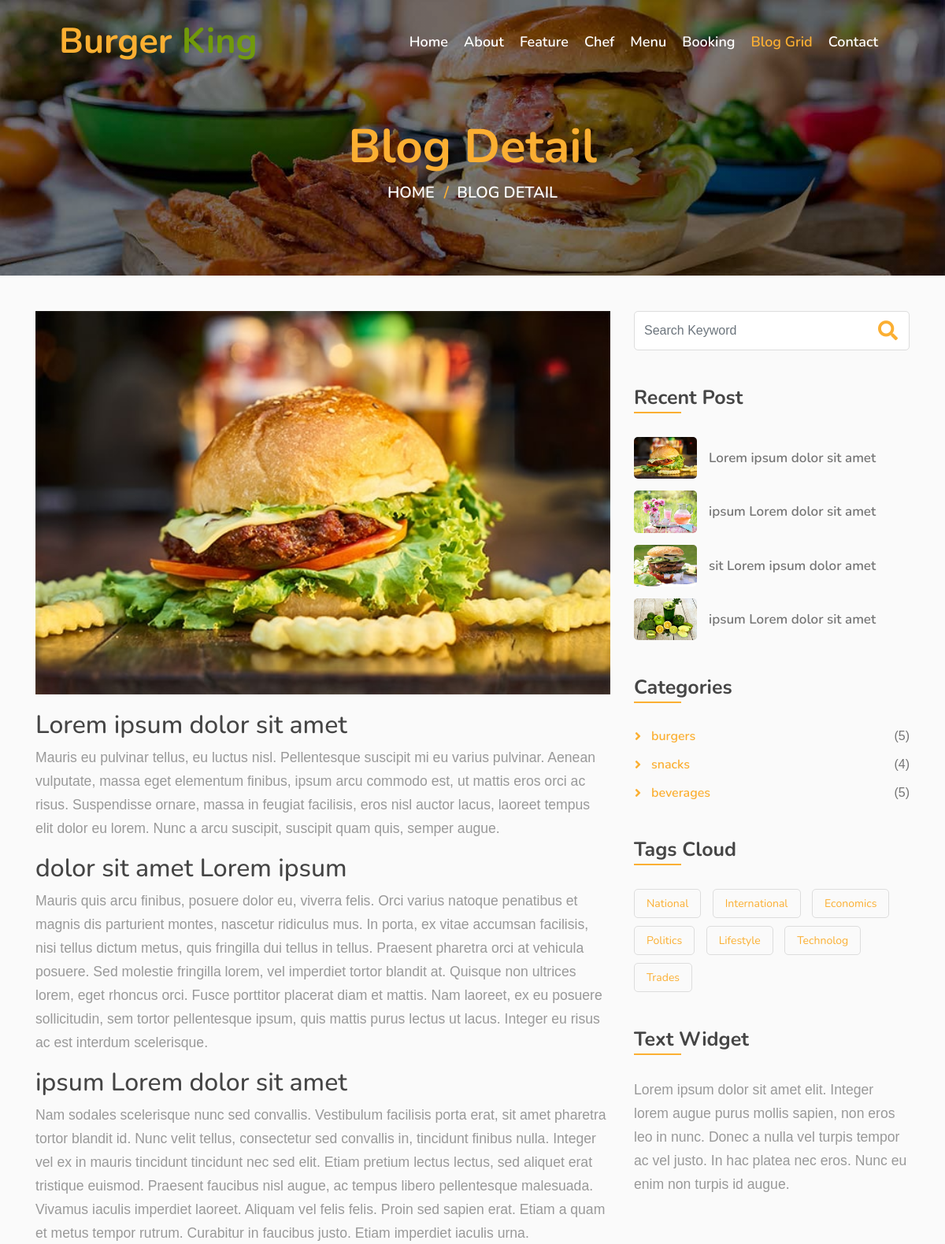
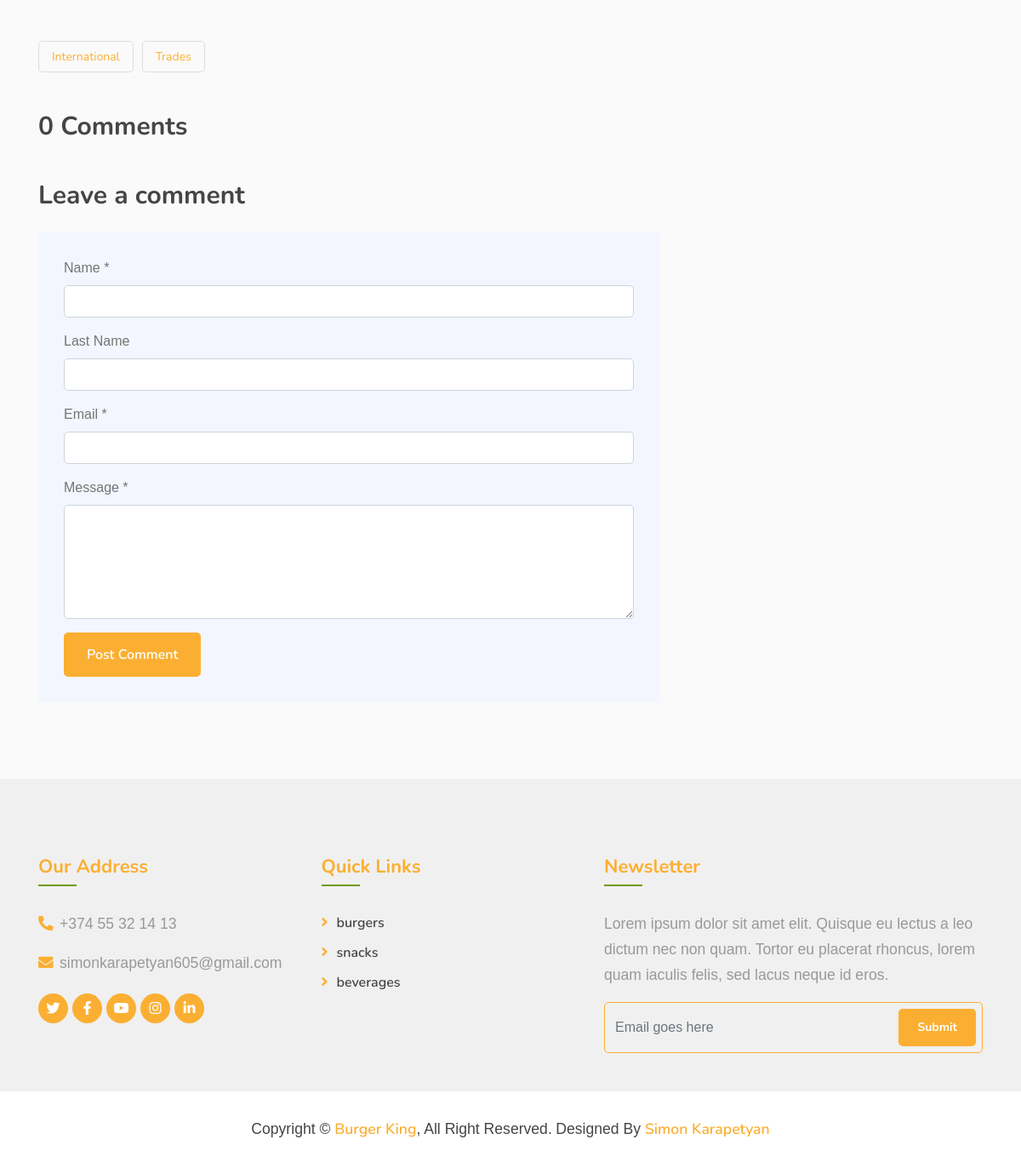
Page /single.php?id=1 on the committed database (2 pictures, top to bottom).
### tables this page shows
CREATE TABLE `food_blog` (
  `id` int(16) NOT NULL,
  `title1` varchar(256) NOT NULL,
  `title2` varchar(256) NOT NULL,
  `title3` varchar(256) NOT NULL,
  `info1` text NOT NULL,
  `info2` text NOT NULL,
  `info3` text NOT NULL,
  `img` varchar(128) NOT NULL,
  `categories` varchar(128) NOT NULL,
  `date` int(32) NOT NULL,
  `tag` text NOT NULL
);

CREATE TABLE `food_categories` (
  `id` int(16) NOT NULL,
  `name` varchar(128) NOT NULL,
  `info` text NOT NULL,
  `img` varchar(128) NOT NULL
);

CREATE TABLE `tags` (
  `id` int(16) NOT NULL,
  `name` varchar(256) NOT NULL
);

### single.php (the view, shortened to what this page needs)
<!DOCTYPE html>
<html lang="en">
<head>
    <link href="https://stackpath.bootstrapcdn.com/bootstrap/4.4.1/css/bootstrap.min.css" rel="stylesheet">
    <link href="https://cdnjs.cloudflare.com/ajax/libs/font-awesome/5.10.0/css/all.min.css" rel="stylesheet">
    <link href="lib/animate/animate.min.css" rel="stylesheet">
    <link href="lib/owlcarousel/assets/owl.carousel.min.css" rel="stylesheet">
    <link href="lib/flaticon/font/flaticon.css" rel="stylesheet">
    <link href="lib/tempusdominus/css/tempusdominus-bootstrap-4.min.css" rel="stylesheet" />
    <link href="css/style.css" rel="stylesheet">
</head>
<body>
    <?php
    require_once "./components/header.php" ?>
    <?php
    require_once "./components/topSection.php";
    ?>
    <div class="single">
        <div class="container">
            <div class="row">
                <div class="col-lg-8">
                    <?php
                    require_once "./php/db.php";
                    $query = "SELECT * FROM food_blog WHERE id=$_GET[id]";
                    $result = mysqli_query($mysqli, $query);
                    $row = mysqli_fetch_assoc($result);
                    ?>
                    <div class="single-content">
                        <img src="img/blogGrid/<?php echo $row['img'] ?>" />
                        <h2><?php echo $row['title1'] ?></h2>
                        <p><?php echo $row['info1'] ?></p>
                        <h2><?php echo $row['title2'] ?></h2>
                        <p><?php echo $row['info2'] ?></p>
                        <h2><?php echo $row['title3'] ?></h2>
                        <p><?php echo $row['info3'] ?></p>
                    </div>
                    <?php
                    $newText = $row['tag'];
                    $blogs = explode(",", $newText);
                    ?>
                    <div class="single-tags">
                        <?php
                        foreach ($blogs as $blog) {
                        ?>
                            <a href="blog.php?tag=<?php echo $blog ?>"><?php echo $blog ?></a>
                        <?php
                        }
                        ?>
                    </div>
                    <?php
                    require_once "php/db.php";
                    $queryCount = "SELECT * FROM comment WHERE blog_id = '" . $_GET['id'] . "'";
                    $resultCount = mysqli_query($mysqli, $queryCount);
                    $count = mysqli_num_rows($resultCount);
                    ?>
                    <div class="single-comment">
                        <h2><?php echo $count; ?> Comments</h2>
                    </div>
                    <div class="comment-form">
                        <h2>Leave a comment</h2>
                        <form action="php/singleComment.php" method="POST">
                            <div class="form-group">
                                <label for="name">Name *</label>
                                <input type="text" name="name" class="form-control" id="name">
                            </div>
                            <div class="form-group">
                                <label for="lastName">Last Name</label>
                                <input type="text" name="lastName" class="form-control" id="lastName">
                            </div>
                            <div class="form-group">
                                <label for="email">Email *</label>
                                <input type="email" name="email" class="form-control" id="email">
                            </div>
                            <div class="form-group">
                                <label for="message">Message *</label>
                                <textarea id="message" name="message" cols="30" rows="5" class="form-control"></textarea>
                            </div>
                            <div class="form-group">
                                <input type="submit" value="Post Comment" class="btn custom-btn">
                            </div>
                        </form>
                    </div>
                </div>
                <div class="col-lg-4">
                    <div class="sidebar">
                        <div class="sidebar-widget">
                            <div class="search-widget">
                                <form>
                                    <input class="form-control" type="text" placeholder="Search Keyword">
                                    <button class="btn"><i class="fa fa-search"></i></button>
                                </form>
                            </div>
                        </div>
                        <div class="sidebar-widget">
                            <h2 class="widget-title">Recent Post</h2>
                            <div class="recent-post">
                                <?php
                                $query = "SELECT id, img, title1 FROM food_blog";
                                $result = mysqli_query($mysqli, $query);
                                while ($row = mysqli_fetch_assoc($result)) {
                                ?>
                                    <div class="post-item">
                                        <div class="post-img">
                                            <img src="img/blogGrid/<?php echo $row['img']; ?>" />
                                        </div>
                                        <div class="post-text">
                                            <a href="?id=<?php echo $row['id']; ?>"><?php echo $row['title1']; ?></a>
                                        </div>
                                    </div>
                                <?php } ?>
                            </div>
                        </div>
                        <div class="sidebar-widget">
                            <h2 class="widget-title">Categories</h2>
                            <div class="category-widget">
                                <ul>
                                    <?php
                                    $query = "SELECT id, name FROM food_categories";
                                    $result = mysqli_query($mysqli, $query);
                                    while ($row = mysqli_fetch_assoc($result)) {
                                        $query1 = "SELECT id FROM all_foods WHERE categories_id = '" . $row['id'] . "'";
                                        $result1 = mysqli_query($mysqli, $query1);
                                        $count = mysqli_num_rows($result1);
                                    ?>
                                        <li><a href="menu.php#menu"><?php echo $row["name"] ?></a><span>(<?php echo $count; ?>)</span></li>
                                    <?php } ?>
                                </ul>
                            </div>
                        </div>
                        <div class="sidebar-widget">
                            <h2 class="widget-title">Tags Cloud</h2>
                            <div class="tag-widget">
                                <?php
                                $query = "SELECT * FROM tags";
                                $result = mysqli_query($mysqli, $query);
                                while ($row = mysqli_fetch_assoc($result)) {
                                ?>
                                    <a href="blog.php?&tag=<?php echo $row['name']; ?>"><?php echo $row["name"]; ?></a>
                                <?php } ?>
                            </div>
                        </div>
                        <div class="sidebar-widget">
                            <h2 class="widget-title">Text Widget</h2>
                            <div class="text-widget">
                                <p>
                                    Lorem ipsum dolor sit amet elit. Integer lorem augue purus mollis sapien, non eros leo in nunc. Donec a nulla vel turpis tempor ac vel justo. In hac platea nec eros. Nunc eu enim non turpis id augue.
                                </p>
                            </div>
                        </div>
                    </div>
                </div>
            </div>
        </div>
    </div>
    <?php require_once "./components/footer.php" ?>
</body>
</html>

### components/footer.php (shortened to what this page needs)
<div class='footer'>
    <div class='container'>
        <div class='row'>
            <div class='col-lg-7'>
                <div class='row'>
                    <div class='col-md-6'>
                        <div class='footer-contact'>
                            <h2>Our Address</h2>
                            <p><i class='fa fa-phone-alt'></i>+374 55 32 14 13</p>
                            <p><i class='fa fa-envelope'></i>simonkarapetyan605@gmail.com</p>
                            <div class='footer-social'>
                                <a href=''><i class='fab fa-twitter'></i></a>
                                <a href=''><i class='fab fa-facebook-f'></i></a>
                                <a href=''><i class='fab fa-youtube'></i></a>
                                <a href=''><i class='fab fa-instagram'></i></a>
                                <a href=''><i class='fab fa-linkedin-in'></i></a>
                            </div>
                        </div>
                    </div>
                    <div class='col-md-6'>
                        <div class='footer-link'>
                            <h2>Quick Links</h2>
                            <?php
                            require_once "php/db.php";
                            $query = "SELECT name FROM food_categories";
                            $result = mysqli_query($mysqli, $query);
                            while ($row = mysqli_fetch_assoc($result)) {
                            ?>
                                <a href='menu.php#menu'><?php echo $row["name"] ?></a>
                            <?php } ?>
                        </div>
                    </div>
                </div>
            </div>
            <div class='col-lg-5'>
                <div class='footer-newsletter'>
                    <h2>Newsletter</h2>
                    <p>
                        Lorem ipsum dolor sit amet elit. Quisque eu lectus a leo dictum nec non quam. Tortor eu placerat rhoncus, lorem quam iaculis felis, sed lacus neque id eros.
                    </p>
                    <div class='form suscribe-form'>
                        <input class='form-control subscribe-inp' placeholder='Email goes here'>
                        <button class='btn custom-btn subscribe-btn'>Submit</button>
                    </div>
                </div>
            </div>
        </div>
    </div>
    <div class='copyright'>
        <div class='container'>
            <p>Copyright &copy; <a href='#'>Burger King</a>, All Right Reserved.</p>
            <p>Designed By <a href='http://simon-portfolio.epizy.com/'>Simon Karapetyan</a></p>
        </div>
    </div>
</div>

### rows in the picture
food_blog: img (picture), title1 "Lorem ipsum dolor sit amet", info1 "Mauris eu pulvinar tellus, eu luctus nisl. Pellentesque suscipit mi eu varius pulvinar. Aenean vulputate, massa eget elementum finibus, ipsum arcu commodo est, ut mattis eros orci ac risus. Suspendisse ornare, massa in feugiat facilisis, eros nisl auctor lacus, laoreet tempus elit dolor eu lorem. Nunc a arcu suscipit, suscipit quam quis, semper augue.", title2 "dolor sit amet Lorem ipsum", info2 "Mauris quis arcu finibus, posuere dolor eu, viverra felis. Orci varius natoque penatibus et magnis dis parturient montes, nascetur ridiculus mus. In porta, ex vitae accumsan facilisis, nisi tellus dictum metus, quis fringilla dui tellus in tellus. Praesent pharetra orci at vehicula posuere. Sed molestie fringilla lorem, vel imperdiet tortor blandit at. Quisque non ultrices lorem, eget rhoncus orci. Fusce porttitor placerat diam et mattis. Nam laoreet, ex eu posuere sollicitudin, sem tortor pellentesque ipsum, quis mattis purus lectus ut lacus. Integer eu risus ac est interdum scelerisque.", title3 "ipsum Lorem dolor sit amet", info3 "Nam sodales scelerisque nunc sed convallis. Vestibulum facilisis porta erat, sit amet pharetra tortor blandit id. Nunc velit tellus, consectetur sed convallis in, tincidunt finibus nulla. Integer vel ex in mauris tincidunt tincidunt nec sed elit. Etiam pretium lectus lectus, sed aliquet erat tristique euismod. Praesent faucibus nisl augue, ac tempus libero pellentesque malesuada. Vivamus iaculis imperdiet laoreet. Aliquam vel felis felis. Proin sed sapien erat. Etiam a quam et metus tempor rutrum. Curabitur in faucibus justo. Etiam imperdiet iaculis urna.", tag "International", tag "Trades"
food_blog: img (picture), title1 "ipsum Lorem dolor sit amet"
food_blog: img (picture), title1 "sit Lorem ipsum dolor amet"
food_blog: img (picture), title1 "ipsum Lorem dolor sit amet"
food_categories: name "burgers", count "5"
food_categories: name "snacks", count "4"
food_categories: name "beverages", count "5"
tags: name "National"
tags: name "International"
tags: name "Economics"
tags: name "Politics"
tags: name "Lifestyle"
tags: name "Technolog"
tags: name "Trades"

### other values in the picture
$title "Blog Detail"
$title "BLOG DETAIL"
$count "0"
